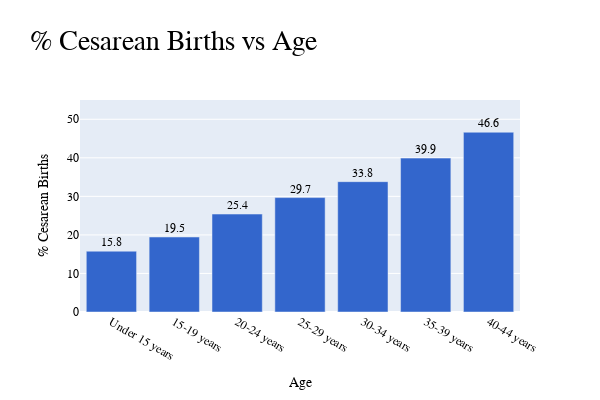

Write notebook code for a chart like this one.
### Markdown cell above
# Plots on Age

### Code cell
import plotly.express as px
import pandas as pd

# Create the dictionary
Cesarean_vs_age = {
    "Under 15 years": 15.778,
    "15-19 years": 19.456,
    "20-24 years": 25.408,
    "25-29 years": 29.682,
    "30-34 years": 33.813,
    "35-39 years": 39.922,
    "40-44 years": 46.639
}

dict_name = Cesarean_vs_age
x_value = 'Age'
y_value = '% Cesarean Births'
TITLE_name = y_value  + " vs " + x_value

# Convert dictionary to Pandas DataFrame
df = pd.DataFrame.from_dict(dict_name, orient='index', columns=[y_value])

# Reset the index to create a 'Age' column
df = df.reset_index().rename(columns={'index': x_value})

HEIGHT=400
WIDTH=600
range_start = 0
range_end = 55

# Create a bar graph using function plot_bar_graph that internally calls plotly
fig = plot_bar_graph(x_value, y_value, TITLE_name, df, HEIGHT, WIDTH, range_start, range_end)

# Show the graph
fig.show()

### Figure 1 — Plotly figure (JSON) as saved in the notebook; plotly's stock layout.template omitted (floating-point values rounded to 4 significant figures)
{"data": [{"alignmentgroup": "True", "cliponaxis": false, "hovertemplate": "Age=%{x}<br>% Cesarean Births=%{y}<extra></extra>", "legendgroup": "", "marker": {"color": "#3366CC", "pattern": {"shape": ""}}, "name": "", "offsetgroup": "", "orientation": "v", "showlegend": false, "textangle": 0, "textfont": {"size": 12}, "textposition": "outside", "texttemplate": "%{y:.3s}", "type": "bar", "x": ["Under 15 years", "15-19 years", "20-24 years", "25-29 years", "30-34 years", "35-39 years", "40-44 years"], "xaxis": "x", "y": [15.78, 19.46, 25.41, 29.68, 33.81, 39.92, 46.64], "yaxis": "y"}], "layout": {"barmode": "relative", "font": {"color": "black", "family": "Verdana"}, "height": 400, "legend": {"title": {"font": {"color": "black"}}, "tracegroupgap": 0}, "title": {"font": {"color": "black", "family": "Verdana", "size": 28}, "text": "% Cesarean Births vs Age"}, "width": 600, "xaxis": {"anchor": "y", "domain": [0, 1], "title": {"text": "Age"}}, "yaxis": {"anchor": "x", "domain": [0, 1], "range": [0, 55], "title": {"text": "% Cesarean Births"}}}}
